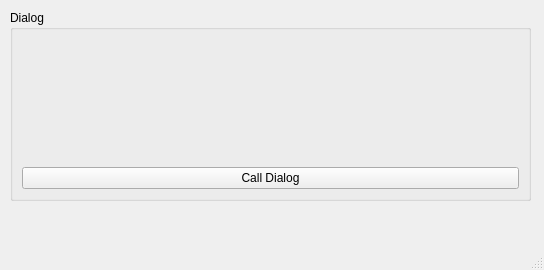
<?xml version="1.0" encoding="UTF-8"?>
<ui version="4.0">
 <class>MainWindow</class>
 <widget class="QMainWindow" name="MainWindow">
  <property name="geometry">
   <rect>
    <x>0</x>
    <y>0</y>
    <width>544</width>
    <height>270</height>
   </rect>
  </property>
  <property name="windowTitle">
   <string>MainWindow</string>
  </property>
  <widget class="QWidget" name="centralwidget">
   <widget class="QGroupBox" name="groupBox">
    <property name="geometry">
     <rect>
      <x>10</x>
      <y>10</y>
      <width>521</width>
      <height>191</height>
     </rect>
    </property>
    <property name="title">
     <string>Dialog</string>
    </property>
    <layout class="QVBoxLayout" name="verticalLayout">
     <item>
      <widget class="QLabel" name="label">
       <property name="font">
        <font>
         <pointsize>14</pointsize>
         <weight>75</weight>
         <bold>true</bold>
        </font>
       </property>
       <property name="text">
        <string/>
       </property>
       <property name="alignment">
        <set>Qt::AlignCenter</set>
       </property>
      </widget>
     </item>
     <item>
      <widget class="QPushButton" name="pushButton">
       <property name="text">
        <string>Call Dialog</string>
       </property>
      </widget>
     </item>
    </layout>
   </widget>
  </widget>
  <widget class="QMenuBar" name="menubar">
   <property name="geometry">
    <rect>
     <x>0</x>
     <y>0</y>
     <width>544</width>
     <height>26</height>
    </rect>
   </property>
  </widget>
  <widget class="QStatusBar" name="statusbar"/>
 </widget>
 <resources/>
 <connections/>
</ui>
